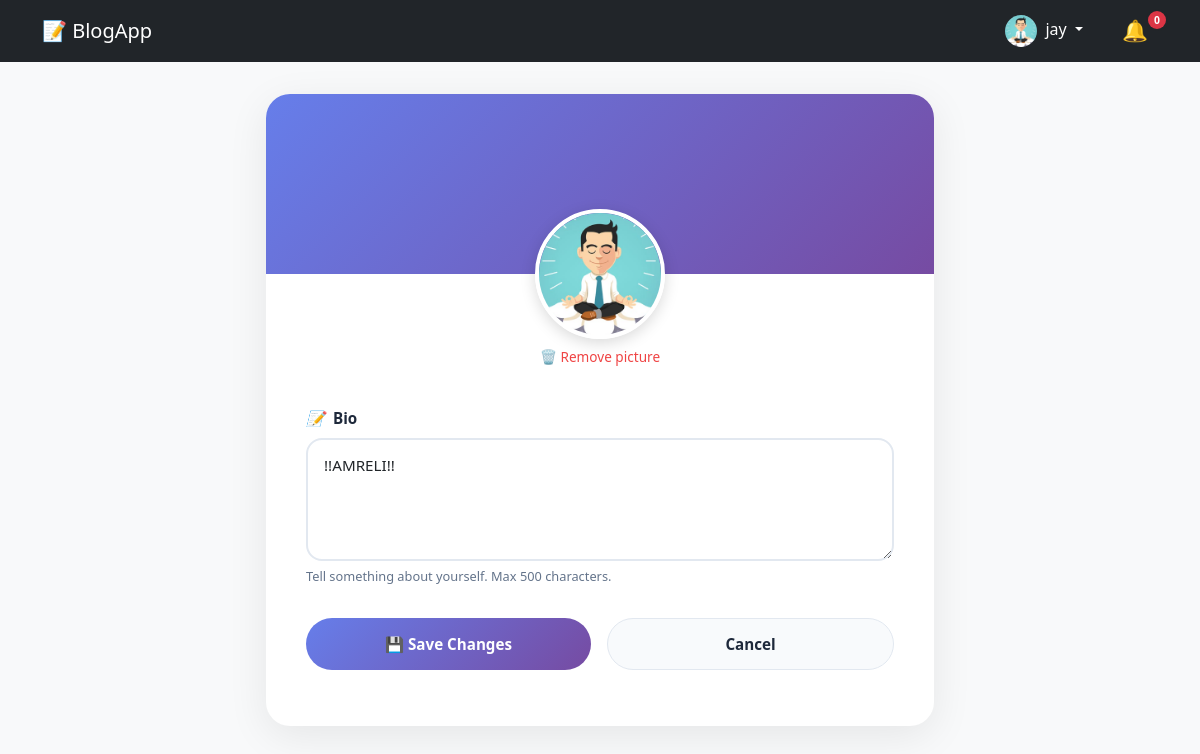
The page /profile/update/ (signed in) on the database its author committed.
### blogapp/models.py (models this page shows, shortened)
class Profile(models.Model):
    user = models.OneToOneField(User, on_delete=models.CASCADE)
    profile_pic = models.ImageField(blank=True, null=True)
    bio = models.TextField(blank=True, null=True)
    followers = models.ManyToManyField(User, related_name="following", blank=True)
    created_at = models.DateTimeField(auto_now_add=True)

### blogapp/views.py (the view)
# urls.py: path('profile/update/', profile_update, name='profile_update'),
@login_required
def profile_update(request):
    profile, created = Profile.objects.get_or_create(user=request.user)
    if request.method == "POST":
        form = ProfileUpdateForm(request.POST, request.FILES, instance=profile)
        if form.is_valid():
            form.save()
            messages.success(request, 'Profile updated successfully!')
            return redirect('profile')
    else:
        form = ProfileUpdateForm(instance=profile)
    return render(request, 'blog/profile_update.html', {'form':form, 'profile':profile})

### blogapp/forms.py
class ProfileUpdateForm(forms.ModelForm):
    class Meta:
        model = Profile
        fields = ['profile_pic', 'bio']
        widgets = {
            'bio': forms.Textarea(attrs={
                'class': 'form-control',
                'rows': 4,
                'placeholder': 'Tell something about yourself..'
            }),
            'profile_pic': forms.FileInput(attrs={
                'class': 'form-control',
                'accept': 'image/*'
            })
        }

### blogapp/context_processors.py (called while the page is built)
def notification_count(request):
    if request.user.is_authenticated:
        count = Notification.objects.filter(
            user=request.user,
            is_read=False
        ).count()
    else:
        count = 0
    return {'notification_count': count}

### blogapp/templates/blog/profile_update.html (shortened to what this page needs)
{% extends 'base.html' %}
{% load static %}
{% block extra_css %}
<link rel="stylesheet" href="{% static 'css/profile_update.css' %}">
{% endblock %}
{% block content %}
<div class="edit-profile-container">
    <div class="edit-profile-card">
        <div class="edit-cover"></div>
        <div class="avatar-section">
            <div class="avatar-wrapper" onclick="document.getElementById('id_profile_pic').click()">
                {% if profile.profile_pic %}
                    <img src="{{ profile.profile_pic.url }}" alt="Profile picture" class="profile-avatar-large">
                {% else %}
                    <div class="default-avatar-large">
                        {{ user.username|make_list|first|upper }}
                    </div>
                {% endif %}
            </div>
            {% if profile.profile_pic %}
                <div>
                    <a href="{% url 'delete_profile_pic' %}" class="remove-pic-link" onclick="return confirm('Remove your profile picture?')">
                        🗑️ Remove picture
                    </a>
                </div>
            {% endif %}
        </div>
        <form method="post" enctype="multipart/form-data" class="edit-form">
            <div class="form-group">
                <label class="form-label"><i>📝</i> Bio</label>
                {{ form.bio }}
                <small class="form-text">Tell something about yourself. Max 500 characters.</small>
            </div>
            <div class="form-actions">
                <button type="submit" class="btn-save">
                    💾 Save Changes
                </button>
                <a href="{% url 'profile' %}" class="btn-cancel">
                    Cancel
                </a>
            </div>
        </form>
    </div>
</div>
{% endblock %}

### blogapp/templates/base.html (shortened to what this page needs)
{% load static %}
<html>
<head>
    <link href="https://cdn.jsdelivr.net/npm/bootstrap@5.3.0/dist/css/bootstrap.min.css" rel="stylesheet">
    <link rel="stylesheet" href="{% static 'css/style.css' %}">
    {% block extra_css %}{% endblock %}
</head>
<body class="bg-light">
    <nav class="navbar navbar-expand-lg navbar-dark bg-dark">
        <div class="container">
            <a class="navbar-brand" href="{% url 'post_list' %}">📝 BlogApp</a>
            <div class="d-flex align-items-center gap-3">
                <div class="dropdown">
                    <button class="btn btn-link dropdown-toggle text-white text-decoration-none" type="button"
                        data-bs-toggle="dropdown" aria-expanded="false">
                        {% if user.is_authenticated %}
                            {% if request.user.profile.profile_pic %}
                                <img src="{{ request.user.profile.profile_pic.url }}" alt="Avatar"
                                    style="width: 32px; height: 32px; border-radius: 50%; object-fit: cover;">
                            {% else %}
                                <div style="width: 32px; height: 32px; background: #667eea; border-radius: 50%; display: inline-flex; align-items: center; justify-content: center; color: white;">
                                    {{ request.user.username|make_list|first|upper }}
                                </div>
                            {% endif %}
                        {% else %}
                            <img src="{% static 'images/default-avatar.png' %}" alt="Avatar"
                                style="width: 32px; height: 32px; border-radius: 50%; object-fit: cover;">
                        {% endif %}
                        <span class="ms-1">{{ request.user.username|default:'Guest' }}</span>
                    </button>
                </div>
                {% if request.user.is_authenticated %}
                <div class="notification-wrapper" id="wrapper">
                    <a href="{% url 'notifications' %}" class="notification-bell-link" id="notificationBellLink">
                        🔔
                        <span id="notif-count" class="notification-badge">0</span>
                    </a>
                </div>
                {% endif %}
            </div>
        </div>
    </nav>
    <div class="container mt-4">
        {% block content %}
        {% endblock %}
    </div>
</body>
</html>

### blogapp/static/css/style.css (style rules this page uses)
#wrapper { position: relative; display: inline-block; }
#wrapper a { position: relative; display: inline-flex; align-items: center; gap: 5px; font-size: 1.3rem; text-decoration: none; padding: 5px 10px; border-radius: 50%; transition: all 0.2s; }
#notif-count { position: absolute; top: 1px; right: -8px; background: #dc3545; color: white !important; font-size: 0.65rem; font-weight: bold; min-width: 18px; height: 18px; padding: 0 5px; border-radius: 50%; display: inline-flex; align-items: center; justify-content: center; box-shadow: 0 0 0 2px #212529; }

### blogapp/static/css/profile_update.css (style rules this page uses)
:root { --primary: #6366f1; --primary-dark: #4f46e5; --text-dark: #1e293b; --text-gray: #64748b; --bg-light: #f8fafc; --border-light: #e2e8f0; --success: #10b981; --danger: #ef4444; }
.edit-profile-container { max-width: 700px; margin: 2rem auto; padding: 0 1rem; }
.edit-profile-card { background: white; border-radius: 24px; box-shadow: 0 10px 40px rgba(0, 0, 0, 0.08); overflow: hidden; position: relative; }
.edit-cover { background: linear-gradient(135deg, #667eea 0%, #764ba2 100%); height: 180px; width: 100%; }
.avatar-section { text-align: center; margin-top: -65px; margin-bottom: 1rem; position: relative; z-index: 10; }
.avatar-wrapper { display: inline-block; position: relative; cursor: pointer; width: 130px; height: 130px; }
.profile-avatar-large { width: 130px; height: 130px; border-radius: 50%; object-fit: cover; border: 4px solid white; box-shadow: 0 4px 15px rgba(0, 0, 0, 0.15); transition: transform 0.3s ease; }
.remove-pic-link { display: inline-block; margin-top: 0.5rem; font-size: 0.85rem; color: #ef4444; text-decoration: none; }
.edit-form { padding: 1.5rem 2.5rem 2.5rem; }
.form-group { margin-bottom: 1.5rem; }
.form-label { display: flex; align-items: center; font-weight: 600; margin-bottom: 0.5rem; color: var(--text-dark); font-size: 0.95rem; gap: 0.5rem; }
.edit-form textarea, .edit-form input[type="text"] { width: 100%; min-height: 120px; padding: 0.85rem 1rem; border: 2px solid var(--border-light); border-radius: 16px; font-size: 0.95rem; transition: all 0.3s ease; resize: vertical; box-sizing: border-box; font-family: inherit; }
.form-text { display: block; font-size: 0.8rem; color: var(--text-gray); margin-top: 0.4rem; }
.form-actions { display: flex; gap: 1rem; margin-top: 2rem; }
.btn-save { flex: 1; background: linear-gradient(135deg, #667eea, #764ba2); color: white; border: none; padding: 0.85rem 1.5rem; border-radius: 40px; font-weight: 600; cursor: pointer; transition: all 0.3s ease; font-size: 0.95rem; display: flex; align-items: center; justify-content: center; gap: 0.5rem; }
.btn-cancel { flex: 1; background: var(--bg-light); color: var(--text-dark); border: 1px solid var(--border-light); padding: 0.85rem 1.5rem; border-radius: 40px; font-weight: 600; text-decoration: none; text-align: center; transition: all 0.3s ease; font-size: 0.95rem; display: flex; align-items: center; justify-content: center; }

### rows shown on the page
Profile: profile_pic (picture), bio "!!AMRELI!!"

### other values the page prints
{{ request.user.username|default:'Guest' }} "jay"
